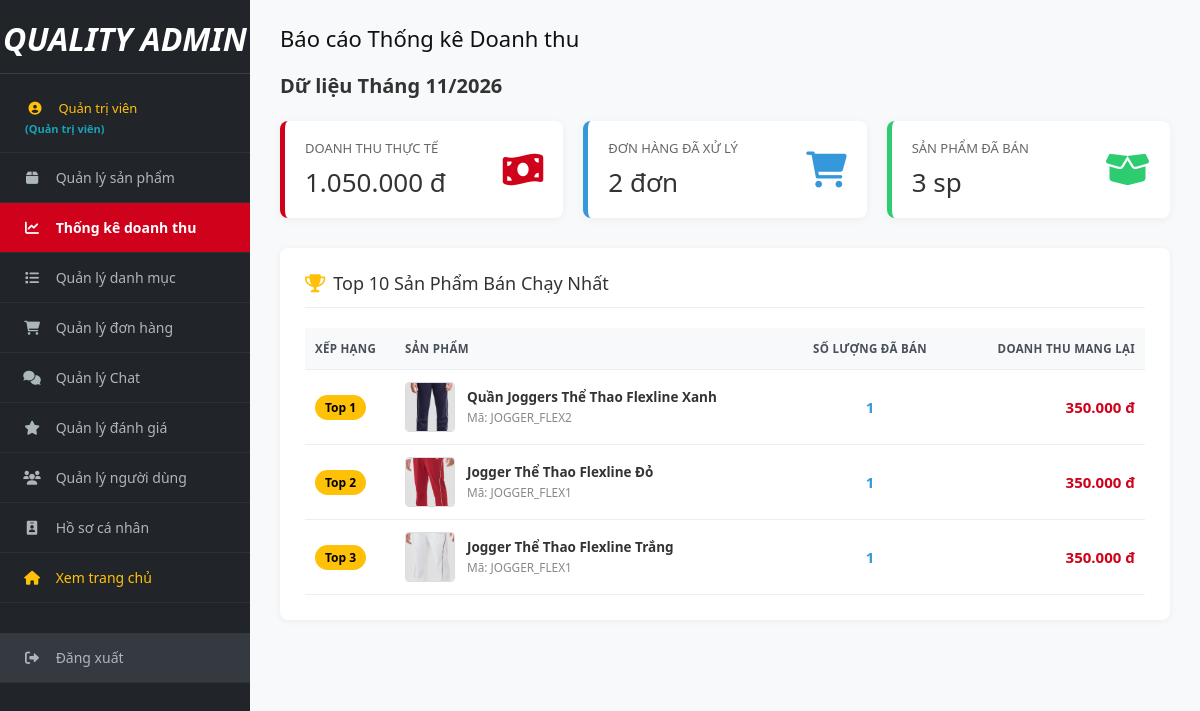
Page /Admin/thongke.php (signed in) on the committed database.
### tables this page shows
CREATE TABLE IF NOT EXISTS `tbl_sanpham` (
  `IdSanPham` int(10) NOT NULL AUTO_INCREMENT,
  `MaSanPham` varchar(20) NOT NULL,
  `TenSanPham` varchar(200) NOT NULL,
  `IdDanhMuc` int(10) NOT NULL,
  `GioiTinh` varchar(20) NOT NULL,
  `HinhAnh` varchar(200) NOT NULL,
  `DonGia` int(10) NOT NULL,
  `TiLeGiamGia` int(4) NOT NULL DEFAULT '0',
  `MoTa` text NOT NULL,
  `LuotMua` int(11) NOT NULL DEFAULT '0',
  `LuotXem` int(11) NOT NULL DEFAULT '0',
  PRIMARY KEY (`IdSanPham`),
  KEY `IdDanhMuc` (`IdDanhMuc`)
);

### Admin/thongke/index.php (called while the page is built, shortened)
<?php
require_once __DIR__ . '/../../model/donhang.php';
$dh = new DONHANG();
$currentMonth = date('m');
$currentYear = date('Y');
$stats = $dh->thongkebaochao($currentMonth, $currentYear);
$doanhThuThang = $stats['DoanhThu'];
$soDonHang = $stats['SoDonHang'];
$tongSanPham = $stats['TongSanPham'];
$topBanChay = $stats['TopBanChay'];
include 'main.php';
?>

### Admin/thongke.php (called while the page is built)
<?php
require_once __DIR__ . '/thongke/index.php';
?>

### model/donhang.php (called while the page is built, shortened)
<?php
class DONHANG {
    public function thongkebaochao($thang, $nam) {
        $db = DATABASE::connect();
        try {
            $trang_thai_tinh_tien = "('Đã giao', 'Yêu cầu trả hàng', 'Từ chối trả hàng')";
            $sql_tq = "SELECT SUM(TongTien) as DoanhThu, COUNT(IdDonHang) as SoDonHang
                       FROM tbl_donhang
                       WHERE MONTH(NgayDat) = :m AND YEAR(NgayDat) = :y
                       AND TinhTrang IN $trang_thai_tinh_tien";
            $cmd_tq = $db->prepare($sql_tq);
            $cmd_tq->execute([':m' => (int)$thang, ':y' => (int)$nam]);
            $tongquan = $cmd_tq->fetch();
            $sql_sp = "SELECT SUM(ct.SoLuong) as TongSanPham
                       FROM tbl_chitietdonhang ct
                       JOIN tbl_donhang dh ON ct.IdDonHang = dh.IdDonHang
                       WHERE MONTH(dh.NgayDat) = :m AND YEAR(dh.NgayDat) = :y
                       AND dh.TinhTrang IN $trang_thai_tinh_tien";
            $cmd_sp = $db->prepare($sql_sp);
            $cmd_sp->execute([':m' => (int)$thang, ':y' => (int)$nam]);
            $tong_sp = $cmd_sp->fetch()['TongSanPham'] ?? 0;
            $sql_bc = "SELECT sp.IdSanPham, sp.MaSanPham, sp.TenSanPham, sp.HinhAnh,
                              SUM(ct.SoLuong) as TongDaBan,
                              SUM(ct.TongTien) as DoanhThuSP
                       FROM tbl_chitietdonhang ct
                       JOIN tbl_sanpham sp ON ct.IdSanPham = sp.IdSanPham
                       JOIN tbl_donhang dh ON ct.IdDonHang = dh.IdDonHang
                       WHERE MONTH(dh.NgayDat) = :m AND YEAR(dh.NgayDat) = :y
                       AND dh.TinhTrang IN $trang_thai_tinh_tien
                       GROUP BY ct.IdSanPham
                       ORDER BY TongDaBan DESC LIMIT 10";
            $cmd_bc = $db->prepare($sql_bc);
            $cmd_bc->execute([':m' => (int)$thang, ':y' => (int)$nam]);
            $top_banchay = $cmd_bc->fetchAll();
            return [
                'DoanhThu' => $tongquan['DoanhThu'] ?? 0,
                'SoDonHang' => $tongquan['SoDonHang'] ?? 0,
                'TongSanPham' => $tong_sp,
                'TopBanChay' => $top_banchay
            ];
        } catch (PDOException $e) {
            return ['DoanhThu' => 0, 'SoDonHang' => 0, 'TongSanPham' => 0, 'TopBanChay' => []];
        }
    }
}
?>

### Admin/thongke/main.php (the view, shortened to what this page needs)
<?php
require_once __DIR__ . '/../inc/top.php';
?>
<div class="header-page" style="margin-bottom: 20px;">
    <h1>Báo cáo Thống kê Doanh thu</h1>
</div>
<div class="dashboard-wrapper">
    <div style="font-size: 20px; font-weight: bold; margin-bottom: 20px; color: #333;">
        Dữ liệu Tháng <?= $currentMonth ?>/<?= $currentYear ?>
    </div>
    <div style="display: grid; grid-template-columns: repeat(auto-fit, minmax(240px, 1fr)); gap: 20px; margin-bottom: 30px;">
        <div style="background: #fff; padding: 20px; border-radius: 8px; box-shadow: 0 2px 10px rgba(0,0,0,0.05); display: flex; align-items: center; justify-content: space-between; border-left: 5px solid #d0021b;">
            <div>
                <h4 style="margin: 0; font-size: 13px; color: #666; text-transform: uppercase;">Doanh Thu Thực Tế</h4>
                <h2 style="margin: 10px 0 0; font-size: 26px; color: #333;"><?= number_format($doanhThuThang, 0, ',', '.') ?> đ</h2>
            </div>
            <div style="font-size: 36px; color: #d0021b;"><i class="fas fa-money-bill-wave"></i></div>
        </div>
        <div style="background: #fff; padding: 20px; border-radius: 8px; box-shadow: 0 2px 10px rgba(0,0,0,0.05); display: flex; align-items: center; justify-content: space-between; border-left: 5px solid #3498db;">
            <div>
                <h4 style="margin: 0; font-size: 13px; color: #666; text-transform: uppercase;">Đơn Hàng Đã Xử Lý</h4>
                <h2 style="margin: 10px 0 0; font-size: 26px; color: #333;"><?= number_format($soDonHang) ?> đơn</h2>
            </div>
            <div style="font-size: 36px; color: #3498db;"><i class="fas fa-shopping-cart"></i></div>
        </div>
        <div style="background: #fff; padding: 20px; border-radius: 8px; box-shadow: 0 2px 10px rgba(0,0,0,0.05); display: flex; align-items: center; justify-content: space-between; border-left: 5px solid #2ecc71;">
            <div>
                <h4 style="margin: 0; font-size: 13px; color: #666; text-transform: uppercase;">Sản Phẩm Đã Bán</h4>
                <h2 style="margin: 10px 0 0; font-size: 26px; color: #333;"><?= number_format($tongSanPham) ?> sp</h2>
            </div>
            <div style="font-size: 36px; color: #2ecc71;"><i class="fas fa-box-open"></i></div>
        </div>
    </div>
    <div class="table-container" style="padding: 25px;">
        <h3 style="margin-top: 0; margin-bottom: 20px; font-size: 18px; border-bottom: 1px solid #eee; padding-bottom: 12px;">
            <i class="fa fa-trophy" style="color: #ffc107; margin-right: 8px;"></i>Top 10 Sản Phẩm Bán Chạy Nhất
        </h3>
        <table style="min-width: 650px;">
            <thead>
                <tr>
                    <th style="width: 90px;">Xếp hạng</th>
                    <th>Sản phẩm</th>
                    <th style="text-align: center; width: 150px;">Số lượng đã bán</th>
                    <th style="text-align: right; width: 200px;">Doanh thu mang lại</th>
                </tr>
            </thead>
            <tbody>
                <?php if (!empty($topBanChay)): ?>
                    <?php $stt = 1; foreach ($topBanChay as $row):
                        $link_anh = str_replace(' ', '%20', $row['HinhAnh']);
                    ?>
                        <tr>
                            <td>
                                <?php if ($stt <= 3): ?>
                                    <span style="background: #ffc107; color: #000; padding: 4px 10px; border-radius: 20px; font-size: 12px; font-weight: bold;">Top <?= $stt ?></span>
                                <?php else: ?>
                                    <span style="font-weight: bold; color: #888; margin-left: 8px;">#<?= $stt ?></span>
                                <?php endif; ?>
                            </td>
                            <td>
                                <div style="display: flex; align-items: center; gap: 12px;">
                                    <img src="/Thoi-Trang-Quality/TrangTin/<?= htmlspecialchars($link_anh) ?>" class="img-product" alt="SP">
                                    <span>
                                        <strong><?= htmlspecialchars($row['TenSanPham']) ?></strong><br>
                                        <small style="color: #888;">Mã: <?= htmlspecialchars($row['MaSanPham'] ?? ('SP_' . $row['IdSanPham'])) ?></small>
                                    </span>
                                </div>
                            </td>
                            <td style="text-align: center; font-weight: bold; color: #3498db; font-size: 15px;">
                                <?= $row['TongDaBan'] ?>
                            </td>
                            <td style="text-align: right; font-weight: bold; color: #d0021b; font-size: 15px;">
                                <?= number_format($row['DoanhThuSP'], 0, ',', '.') ?> đ
                            </td>
                        </tr>
                    <?php $stt++; endforeach; ?>
                <?php else: ?>
                    <tr><td colspan="4" style="text-align: center; padding: 40px; color: #888;">Chưa có sản phẩm nào được giao thành công trong tháng này.</td></tr>
                <?php endif; ?>
            </tbody>
        </table>
    </div>
</div>
<?php require_once __DIR__ . '/../inc/bottom.php'; ?>

### Admin/assets/admin.css (style rules this page uses)
*, *::before, *::after { box-sizing: border-box; }
html { width: 100%; }
body { margin: 0; padding: 0; font-family: 'Segoe UI', Arial, sans-serif; background: #f8f9fa; color: #333; width: 100%; min-height: 100vh; display: flex; overflow-x: hidden; }
.header-page { display: flex; justify-content: space-between; align-items: center; margin-bottom: 25px; flex-wrap: wrap; gap: 15px; }
.header-page h1 { margin: 0; font-size: 22px; color: #111; }
.table-container { background: #fff; padding: 20px; border-radius: 8px; box-shadow: 0 1px 6px rgba(0,0,0,0.06); overflow-x: auto; max-width: 100%; width: 100%; box-sizing: border-box; -webkit-overflow-scrolling: touch; }
table { width: 100%; border-collapse: collapse; }
th, td { padding: 12px 10px; text-align: left; border-bottom: 1px solid #eee; font-size: 13.5px; vertical-align: middle; }
th { background: #f8f9fa; color: #495057; text-transform: uppercase; font-size: 11.5px; font-weight: 700; letter-spacing: 0.3px; white-space: nowrap; }
.img-product { width: 50px; height: 50px; object-fit: cover; border-radius: 4px; border: 1px solid #ddd; }

### rows in the picture
tbl_sanpham: HinhAnh (picture), TenSanPham "Quần Joggers Thể Thao Flexline Xanh", MaSanPham "JOGGER_FLEX2", TongDaBan "1", DoanhThuSP "350.000"
tbl_sanpham: HinhAnh (picture), TenSanPham "Jogger Thể Thao Flexline Đỏ", MaSanPham "JOGGER_FLEX1", TongDaBan "1", DoanhThuSP "350.000"
tbl_sanpham: HinhAnh (picture), TenSanPham "Jogger Thể Thao Flexline Trắng", MaSanPham "JOGGER_FLEX1", TongDaBan "1", DoanhThuSP "350.000"

### other values in the picture
$_SESSION['user_name'] "Quản trị viên"
$displayRole "Quản trị viên"
$doanhThuThang "1.050.000"
$soDonHang "2"
$tongSanPham "3"
